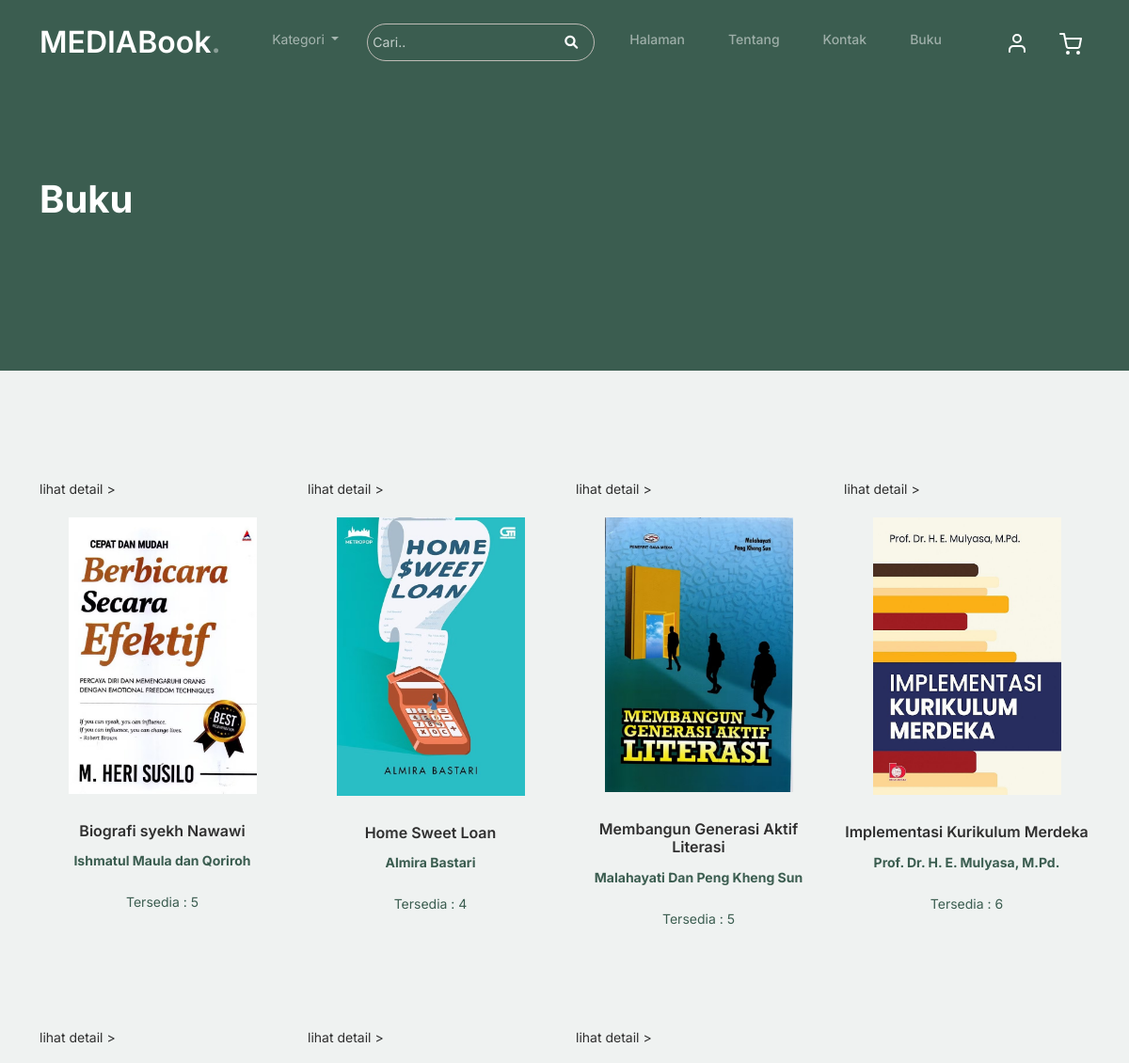
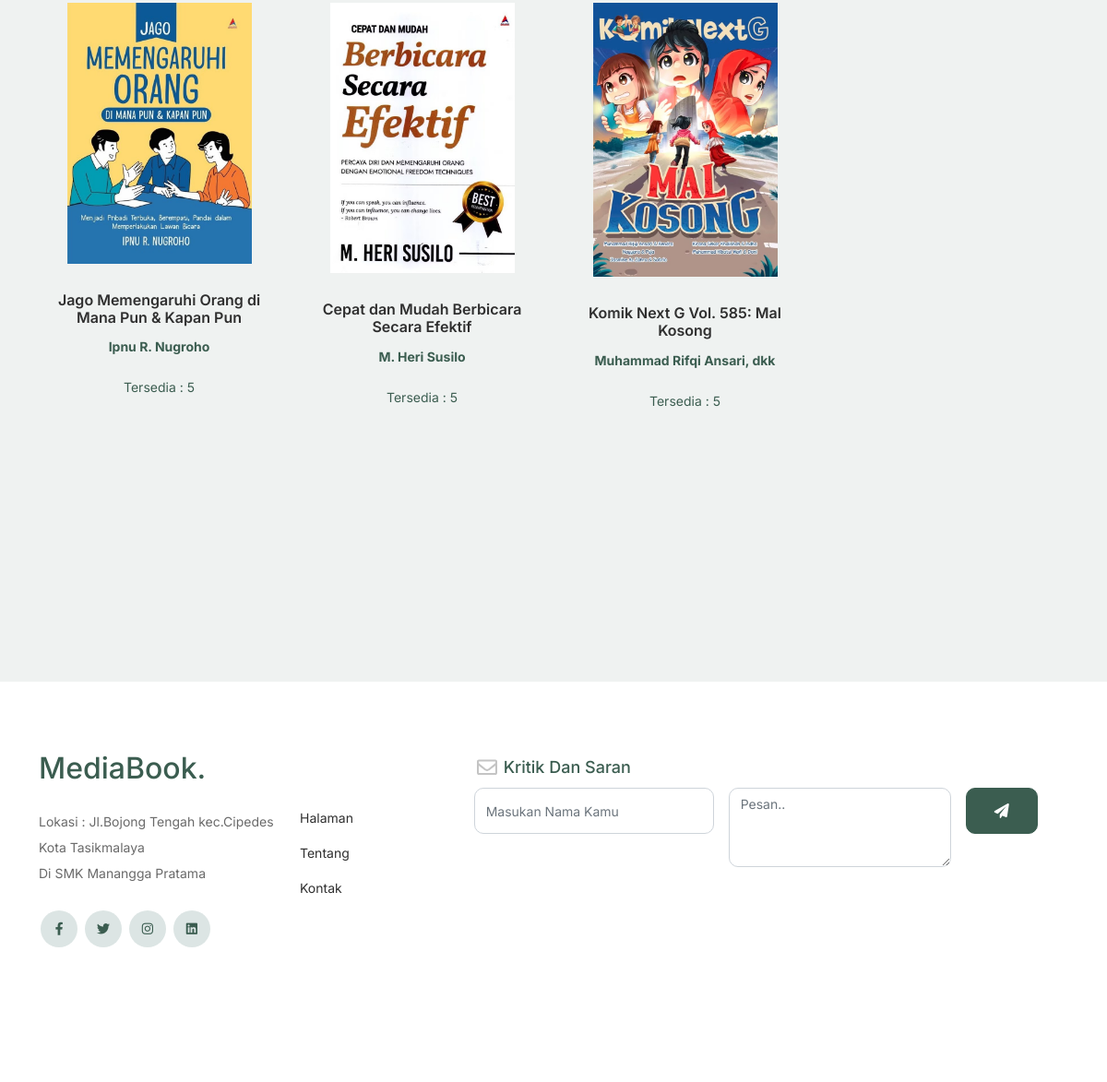
The page /shop.php on the database its author committed (2 pictures, top to bottom).
### tables this page shows
CREATE TABLE `tbl_buku` (
  `id_buku` varchar(5) NOT NULL,
  `judul` varchar(100) NOT NULL,
  `thn_terbit` int(4) NOT NULL,
  `jumlah` int(4) NOT NULL,
  `isbn` varchar(15) NOT NULL,
  `id_kategori` varchar(5) NOT NULL,
  `pengarang` varchar(100) NOT NULL,
  `id_penerbit` varchar(5) NOT NULL,
  `foto_sampul` varchar(100) NOT NULL,
  `deskripsi` text NOT NULL,
  `harga_beli` int(10) NOT NULL,
  `lokasi` text NOT NULL
);

### config/koneksi2.php (called while the page is built, shortened)
<?php
class db{
    private $host ='localhost',
            $user = 'root',
            $pass = '',
            $db = 'ukk2024_perpus_mrizkixiirpl1';
    public function __construct(){
        $this->konek=mysqli_connect($this->host,$this->user,$this->pass,$this->db);
    }
}
?>

### config/sql.php (called while the page is built, shortened)
<?php
require_once 'koneksi2.php';
class Buku extends db{
    public function tampilbuku(){
        $result =mysqli_query($this->konek,"SELECT * FROM tbl_buku");
        while ($row=mysqli_fetch_assoc($result)) {
            $data[] = $row;
        }
        return $data;
    }
}
?>

### public/tampil_buku_random.php (the view, shortened to what this page needs)
<?php
					require_once 'config/koneksi2.php';
					require_once 'config/sql.php';
					$data = new Buku();
					$Data = $data->tampilbuku();
					foreach ($Data as $tampil) {
					?>
					<div class="col-12 col-md-4 col-lg-3 mb-5"<?php if ($tampil['jumlah'] <= 0) {
						?>hidden
					<?php } ?>>
					<a href="./read_more.php?id=<?= $tampil['id_buku'];?>" class="text-decoration-none"><p>lihat detail ></p></a>
					<div class="product-item">
							<img src="administrator/assets/img/<?= $tampil['foto_sampul'];?>" class="img-fluid product-thumbnail "  width="200px">
							<h3 class="product-title "><?= $tampil['judul']; ?></h3>
                            <p class="text-primary"><b><?= $tampil['pengarang']; ?></b></p>
							<span class="text-primary text-lg">Tersedia : <?= $tampil['jumlah']; ?></span>
						</div>
					</div>
					<?php
					} ?>

### assets/css/style.css (style rules this page uses)
body { overflow-x: hidden; position: relative; }
body { font-family: "Inter", sans-serif; font-weight: 400; line-height: 28px; color: #6a6a6a; font-size: 14px; background-color: #eff2f1; }
a { text-decoration: none; -webkit-transition: .3s all ease; -o-transition: .3s all ease; transition: .3s all ease; color: #2f2f2f; text-decoration: underline; }
.product-section .product-item { text-align: center; text-decoration: none; display: block; position: relative; padding-bottom: 50px; cursor: pointer; }
.product-section .product-item .product-thumbnail { margin-bottom: 30px; position: relative; top: 0; -webkit-transition: .3s all ease; -o-transition: .3s all ease; transition: .3s all ease; }
.product-section .product-item h3 { font-weight: 600; font-size: 16px; }
.product-section .product-item h3, .product-section .product-item strong { color: #2f2f2f; text-decoration: none; }
.product-section .product-item:before { bottom: 0; left: 0; right: 0; position: absolute; content: ""; background: #dce5e4; height: 0%; z-index: -1; border-radius: 10px; -webkit-transition: .3s all ease; -o-transition: .3s all ease; transition: .3s all ease; }
.text-primary { color: #3b5d50 !important; }

### rows shown on the page
tbl_buku: foto_sampul (picture), judul "Biografi syekh Nawawi", pengarang "Ishmatul Maula dan Qoriroh", jumlah "5"
tbl_buku: foto_sampul (picture), judul "Home Sweet Loan", pengarang "Almira Bastari", jumlah "4"
tbl_buku: foto_sampul (picture), judul "Membangun Generasi Aktif Literasi", pengarang "Malahayati Dan Peng Kheng Sun", jumlah "5"
tbl_buku: foto_sampul (picture), judul "Implementasi Kurikulum Merdeka", pengarang "Prof. Dr. H. E. Mulyasa, M.Pd.", jumlah "6"
tbl_buku: foto_sampul (picture), judul "Jago Memengaruhi Orang di Mana Pun & Kapan Pun", pengarang "Ipnu R. Nugroho", jumlah "5"
tbl_buku: foto_sampul (picture), judul "Cepat dan Mudah Berbicara Secara Efektif", pengarang "M. Heri Susilo", jumlah "5"
tbl_buku: foto_sampul (picture), judul "Komik Next G Vol. 585: Mal Kosong", pengarang "Muhammad Rifqi Ansari, dkk", jumlah "5"
